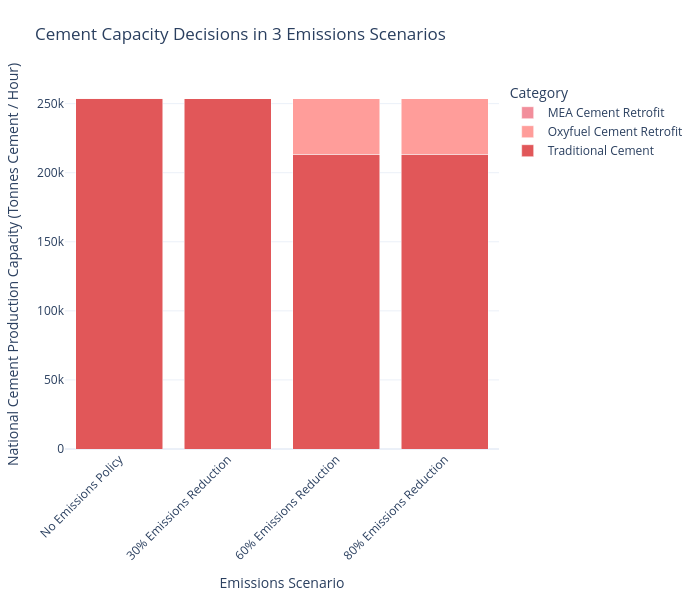

Notebook source saved alongside this figure:
### Code cell
plot_stacked_bar(
    consolidate_capacity(cement_df).T,
    scenario_map=scenario_map,
    name_map=tech_name_map,
    color_map=custom_color_map,
    title_name = "Cement Capacity Decisions in 3 Emissions Scenarios",
    xaxis_name="Emissions Scenario",
    yaxis_name="National Cement Production Capacity (Tonnes Cement / Hour)",
    width=700
)

### Figure 1 — Plotly figure (JSON) as saved in the notebook; plotly's stock layout.template omitted (floating-point values rounded to 4 significant figures)
{"data": [{"hovertemplate": "Category=Traditional Cement<br>Emissions Scenario=%{x}<br>National Cement Production Capacity (Tonnes Cement / Hour)=%{y}<extra></extra>", "legendgroup": "Traditional Cement", "marker": {"color": "#e15759", "pattern": {"shape": ""}}, "name": "Traditional Cement", "orientation": "v", "showlegend": true, "textposition": "auto", "type": "bar", "x": ["No Emissions Policy", "30% Emissions Reduction", "60% Emissions Reduction", "80% Emissions Reduction"], "xaxis": "x", "y": [253800.0, 253500.0, 213500.0, 213500.0], "yaxis": "y"}, {"hovertemplate": "Category=Oxyfuel Cement Retrofit<br>Emissions Scenario=%{x}<br>National Cement Production Capacity (Tonnes Cement / Hour)=%{y}<extra></extra>", "legendgroup": "Oxyfuel Cement Retrofit", "marker": {"color": "#ff9d9a", "pattern": {"shape": ""}}, "name": "Oxyfuel Cement Retrofit", "orientation": "v", "showlegend": true, "textposition": "auto", "type": "bar", "x": ["No Emissions Policy", "30% Emissions Reduction", "60% Emissions Reduction", "80% Emissions Reduction"], "xaxis": "x", "y": [0.03951, 0.1163, 40020.0, 40020.0], "yaxis": "y"}, {"hovertemplate": "Category=MEA Cement Retrofit<br>Emissions Scenario=%{x}<br>National Cement Production Capacity (Tonnes Cement / Hour)=%{y}<extra></extra>", "legendgroup": "MEA Cement Retrofit", "marker": {"color": "#f28e9b", "pattern": {"shape": ""}}, "name": "MEA Cement Retrofit", "orientation": "v", "showlegend": true, "textposition": "auto", "type": "bar", "x": ["No Emissions Policy", "30% Emissions Reduction", "60% Emissions Reduction", "80% Emissions Reduction"], "xaxis": "x", "y": [0.0, 0.0, 0.0, 0.0], "yaxis": "y"}], "layout": {"barmode": "stack", "height": 600, "legend": {"title": {"text": "Category"}, "tracegroupgap": 0, "traceorder": "reversed"}, "margin": {"b": 80, "l": 60, "r": 60, "t": 80}, "title": {"text": "Cement Capacity Decisions in 3 Emissions Scenarios"}, "width": 700, "xaxis": {"anchor": "y", "domain": [0, 1], "tickangle": -45, "title": {"text": "Emissions Scenario"}}, "yaxis": {"anchor": "x", "domain": [0, 1], "title": {"text": "National Cement Production Capacity (Tonnes Cement / Hour)"}}}}
